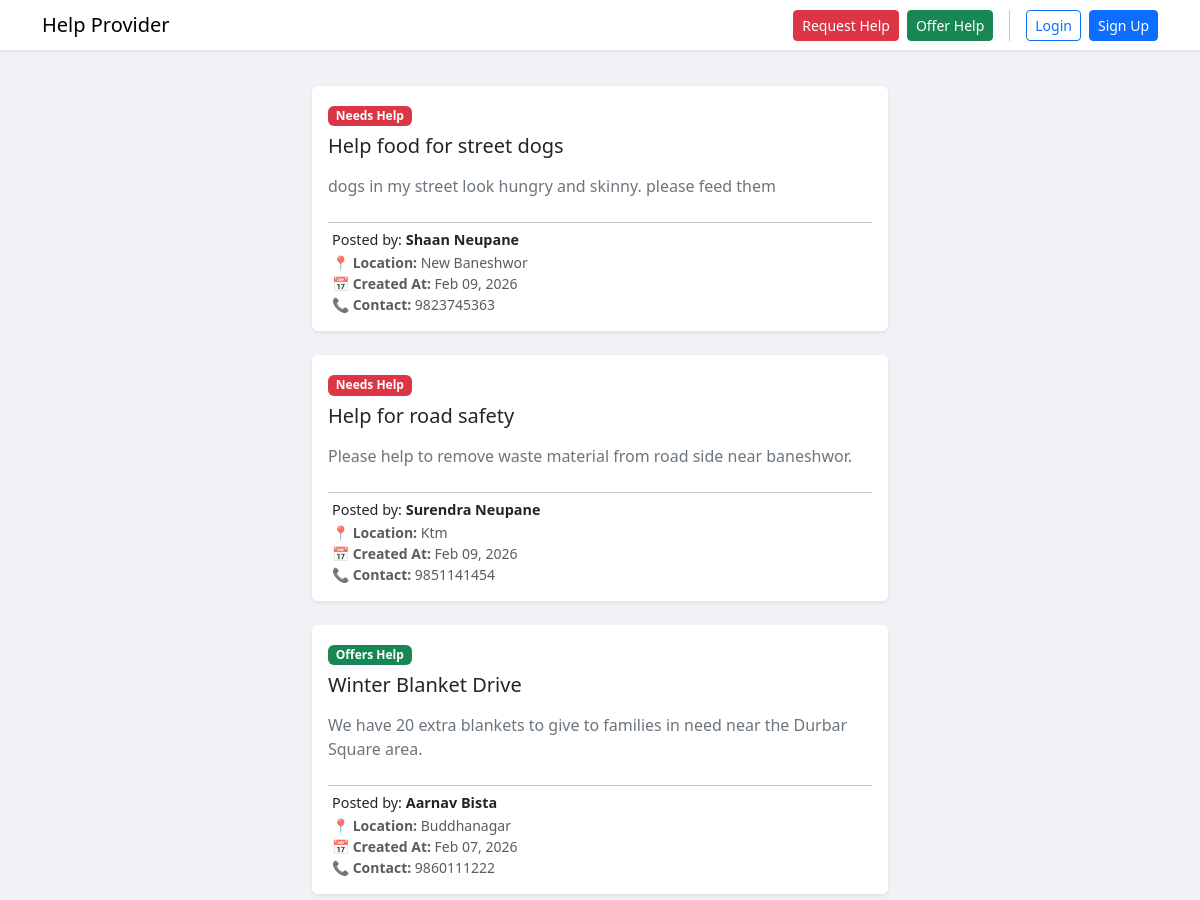
The app's page /help_provider/ (upper part), older data.
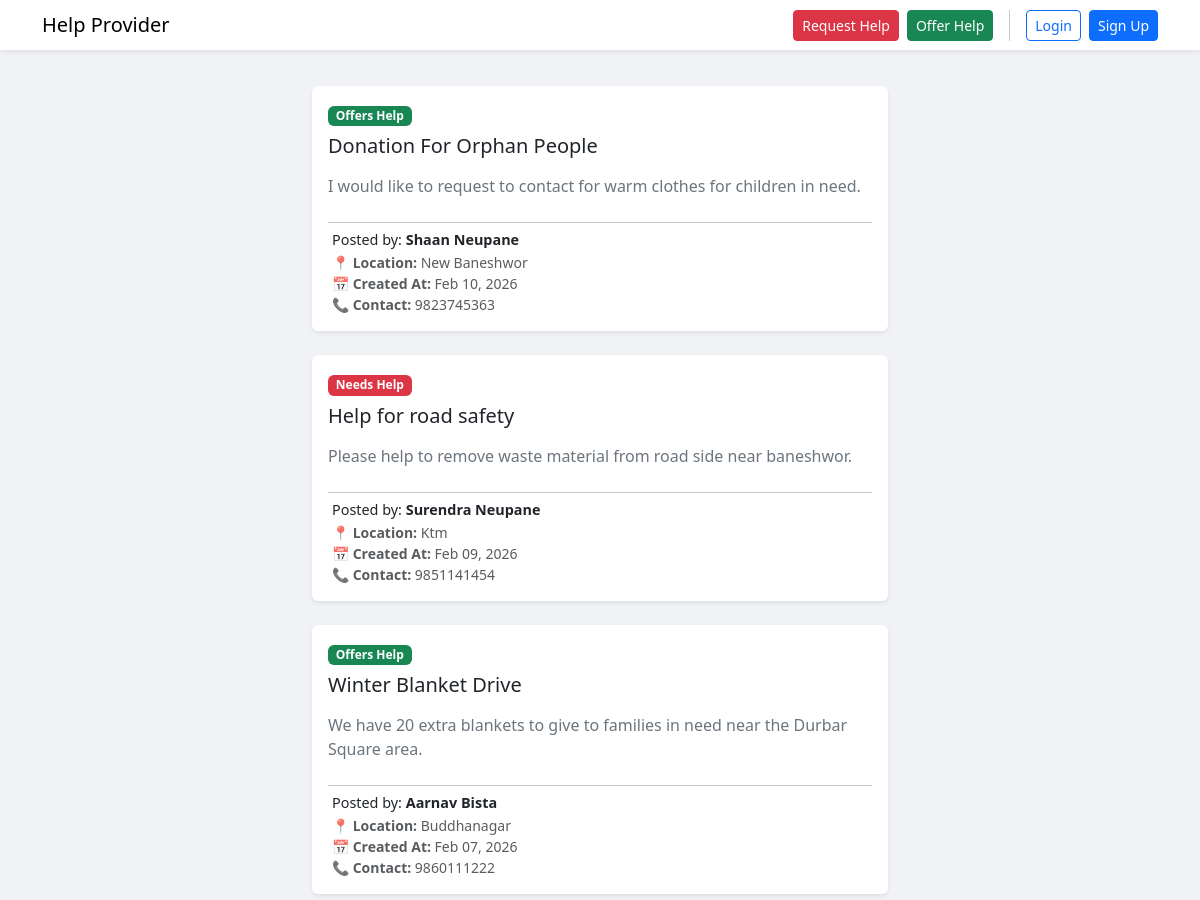
The same page, newer data.
### help_provider/models.py (models this page shows, shortened)
class HelpPost(models.Model):
    HELP_TYPE = [
        ('need', 'Need Help'),
        ('offer', 'Offer Help'),
    ]
    PRIORITY_CHOICES = [
        (1, 'Emergency'),
        (2, 'Medium'),
        (3, 'Low'),
    ]
    STATUS_CHOICES = [
        (0, 'Open'),
        (1, 'In Progress'),
        (2, 'Closed'),
    ]
    title = models.CharField(max_length=100)
    description = models.TextField()
    category = models.ForeignKey(Category, on_delete=models.CASCADE, null=True, blank=True)
    priority = models.IntegerField(choices=PRIORITY_CHOICES, default=1)
    city = models.CharField(max_length=50, default='kathmandu')
    location = PlainLocationField(based_fields=['city'], zoom=7)
    contact = models.CharField(max_length=100)
    status = models.IntegerField(choices=STATUS_CHOICES, default=0)
    help_type = models.CharField(max_length=10, choices=HELP_TYPE)
    user = models.ForeignKey(User, on_delete=models.CASCADE, null=True, blank=True)
    created_at = models.DateTimeField(auto_now_add=True)

class Profile(models.Model):
    user = models.OneToOneField(User, on_delete=models.CASCADE)
    roleid = models.IntegerField(choices=[(1, 'Admin'), (2, 'Public')], default=2)
    category = models.ForeignKey(Category, on_delete=models.SET_NULL, null=True, blank=True)
    genderid = models.IntegerField(choices=[(1, 'Male'), (2, 'Female'), (3, 'Other')], null=True, blank=True)
    contact = models.CharField(max_length=15, blank=True)
    address = models.CharField(max_length=200, blank=True)

### help_provider/views.py (the view)
# urls.py: path('', views.home, name='home'),
def home(request):
    posts = HelpPost.objects.select_related('user', 'user__profile') \
    .exclude(status=2) \
    .order_by('-created_at')
    return render(request, 'home.html', {'posts': posts})

### help_provider/templates/home.html (shortened to what this page needs)
<!doctype html>
<html lang="en">
{% load static %}
<head>
    <link rel="stylesheet" href="https://cdn.jsdelivr.net/npm/bootstrap-icons@1.11.1/font/bootstrap-icons.css">
    <link href="https://cdn.jsdelivr.net/npm/bootstrap@5.3.2/dist/css/bootstrap.min.css" rel="stylesheet">
</head>
<body>
    <nav class="navbar navbar-light bg-white shadow-sm mb-3" id="navbar">
        <div class="container">
            <a class="navbar-brand mb-0 h1" href="{% url 'home' %}">Help Provider</a>
            <div class="d-flex align-items-center">
                <a href="{% url 'create_post' 'need' %}" class="btn btn-danger btn-sm me-2">Request Help</a>
                <a href="{% url 'create_post' 'offer' %}" class="btn btn-success btn-sm me-3">Offer Help</a>
                {% if user.is_authenticated %}
                <span class="navbar-text me-3 small">
                    Hi, <strong>{{ user.username }}</strong>
                </span>
                <form action="{% url 'logout' %}" method="post" style="display:inline;">
                    {% csrf_token %}
                    <button type="submit" class="btn btn-outline-secondary btn-sm">Logout</button>
                </form>
                {% else %}
                <a href="{% url 'login' %}" class="btn btn-outline-primary btn-sm me-2">Login</a>
                <a href="{% url 'signup' %}" class="btn btn-primary btn-sm">Sign Up</a>
                {% endif %}
            </div>
        </div>
    </nav>
    <div class="container">
        <div class="row justify-content-center">
            <div class="feed-wrapper">
                {% for post in posts %}
                <div class="card shadow-sm p-3 mb-4 bg-white rounded">
                    <div class="d-flex justify-content-between align-items-start">
                        <div>
                            {% if post.help_type == "need" %}
                            <span class="badge bg-danger mb-2">Needs Help</span>
                            {% else %}
                            <span class="badge bg-success mb-2">Offers Help</span>
                            {% endif %}
                            <h3 class="h5">{{ post.title }}</h3>
                        </div>
                    </div>
                    <p class="text-secondary mt-2">{{ post.description }}</p>
                    <hr class="my-2">
                    <div class="user-info d-flex align-items-center">
                        <div class="ms-1">
                            <h6 class="mb-1" style="font-size: 0.9rem;">
                                Posted by: <strong>{{ post.user.get_full_name|default:post.user.username }}</strong>
                            </h6>
                            <div class="text-muted small">
                                📍 <strong>Location:</strong>
                                {{ post.user.profile.address|default:post.city|default:"Not provided" }}
                                <br>
                                📅 <strong>Created At:</strong>
                                {{ post.created_at|date:"M d, Y" }}
                                <br>
                                📞 <strong>Contact:</strong>
                                {{ post.user.profile.contact|default:post.contact|default:"Not provided" }}
                            </div>
                        </div>
                    </div>
                </div>
                {% empty %}
                <div class="text-center mt-5">
                    <p class="text-muted">No posts available yet. Be the first to ask for or offer help!</p>
                </div>
                {% endfor %}
            </div>
        </div>
    </div>
</body>
</html>

Row changes from the older to the newer data that the page shows:
removed HelpPost: help_type "Needs Help", title "Help food for street dogs", description "dogs in my street look hungry and skinny. please feed them", user.get_full_name "Shaan Neupane", user.profile.address "New Baneshwor", created_at "Feb 09, 2026", user.profile.contact "9823745363"
added HelpPost: help_type "Offers Help", title "Donation For Orphan People", description "I would like to request to contact for warm clothes for children in need.", user.get_full_name "Shaan Neupane", user.profile.address "New Baneshwor", created_at "Feb 10, 2026", user.profile.contact "9823745363"
